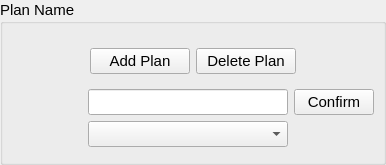
       <widget class="QGroupBox" name="planNameGB">
        <property name="font">
         <font>
          <family>Arial</family>
          <pointsize>11</pointsize>
         </font>
        </property>
        <property name="title">
         <string>Plan Name</string>
        </property>
        <layout class="QGridLayout" name="gridLayout_5">
         <property name="leftMargin">
          <number>9</number>
         </property>
         <property name="topMargin">
          <number>15</number>
         </property>
         <property name="rightMargin">
          <number>9</number>
         </property>
         <property name="bottomMargin">
          <number>15</number>
         </property>
         <item row="2" column="1">
          <widget class="QLineEdit" name="planNameEdit">
           <property name="minimumSize">
            <size>
             <width>200</width>
             <height>3</height>
            </size>
           </property>
           <property name="font">
            <font>
             <family>Arial</family>
             <pointsize>11</pointsize>
            </font>
           </property>
           <property name="text">
            <string/>
           </property>
           <property name="clearButtonEnabled">
            <bool>true</bool>
           </property>
          </widget>
         </item>
         <item row="2" column="2">
          <widget class="QPushButton" name="planAddConfirm">
           <property name="sizePolicy">
            <sizepolicy hsizetype="Fixed" vsizetype="Fixed">
             <horstretch>0</horstretch>
             <verstretch>0</verstretch>
            </sizepolicy>
           </property>
           <property name="minimumSize">
            <size>
             <width>70</width>
             <height>0</height>
            </size>
           </property>
           <property name="font">
            <font>
             <family>Arial</family>
             <pointsize>11</pointsize>
            </font>
           </property>
           <property name="text">
            <string>Confirm</string>
           </property>
          </widget>
         </item>
         <item row="3" column="1">
          <widget class="QComboBox" name="planName">
           <property name="minimumSize">
            <size>
             <width>200</width>
             <height>0</height>
            </size>
           </property>
          </widget>
         </item>
         <item row="2" column="0">
          <spacer name="horizontalSpacer_5">
           <property name="orientation">
            <enum>Qt::Horizontal</enum>
           </property>
           <property name="sizeType">
            <enum>QSizePolicy::Fixed</enum>
           </property>
           <property name="sizeHint" stdset="0">
            <size>
             <width>70</width>
             <height>20</height>
            </size>
           </property>
          </spacer>
         </item>
         <item row="0" column="0" colspan="3" alignment="Qt::AlignHCenter">
          <widget class="QWidget" name="widget" native="true">
           <layout class="QGridLayout" name="gridLayout_8">
            <item row="0" column="0">
             <widget class="QPushButton" name="planAdd">
              <property name="sizePolicy">
               <sizepolicy hsizetype="Fixed" vsizetype="Fixed">
                <horstretch>0</horstretch>
                <verstretch>0</verstretch>
               </sizepolicy>
              </property>
              <property name="minimumSize">
               <size>
                <width>100</width>
                <height>0</height>
               </size>
              </property>
              <property name="font">
               <font>
                <family>Arial</family>
                <pointsize>11</pointsize>
               </font>
              </property>
              <property name="text">
               <string>Add Plan</string>
              </property>
             </widget>
            </item>
            <item row="0" column="1">
             <widget class="QPushButton" name="planDelete">
              <property name="sizePolicy">
               <sizepolicy hsizetype="Fixed" vsizetype="Fixed">
                <horstretch>0</horstretch>
                <verstretch>0</verstretch>
               </sizepolicy>
              </property>
              <property name="minimumSize">
               <size>
                <width>100</width>
                <height>0</height>
               </size>
              </property>
              <property name="font">
               <font>
                <family>Arial</family>
                <pointsize>11</pointsize>
               </font>
              </property>
              <property name="text">
               <string>Delete Plan</string>
              </property>
             </widget>
            </item>
           </layout>
          </widget>
         </item>
        </layout>
       </widget>
